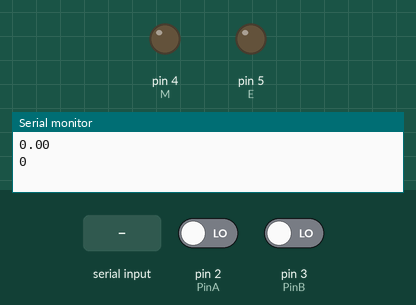
Recording of a sketch running on a simulated Arduino Uno, built with avr-gcc and run on an emulated ATmega328P. Shown: output pins drawn as LEDs (lit = HIGH), the last lines printed to the serial monitor. Inputs (shaded band) come from the test bench; at power-on: pin 2 (PinA) LOW, pin 3 (PinB) LOW.

Above: at 1.2 s.
1.3 s: "a" received over Serial
At 2.2 s:
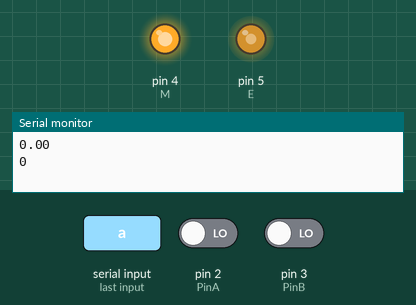
2.8 s: "b" received over Serial
At 3.3 s:
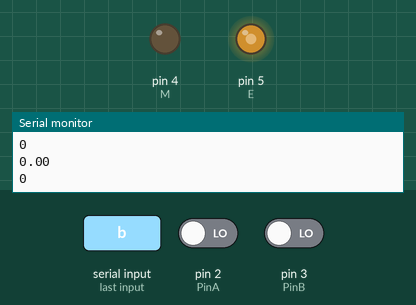
Timing chart, 0 to 5.8 s (numbered marks = the images above; inputs shaded):
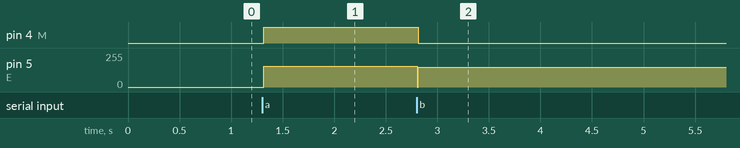

Measured:
- after the input at 1.3 s, pin 4 (M): LOW → HIGH at once; pin 5 (E): 0/255 → 156/255 at once
- after the input at 2.8 s, pin 4 (M): HIGH → LOW at once; pin 5 (E): 156/255 → 150/255 at once

The sketch:

motor.ino
```cpp
#define PinA 2 //数字端口2是Arduino的外部中断0的端口
#define PinB 3 //数字端口3是Arduino的外部中断1的端口

float PerRound = 1768; //减速比为34的电机ab相共同输出时1768次电平变换为一圈

int E =5; //连接小车电机的PWM控制端口到数字接口5
int M =4; //连接小车电机的dir控制端口到数字接口4

float PWM=150;//设置电机初始PWM功率值

int flag;   //暂存变量，用于Arduino接受Andriod手机的控制字符
long count = 0;  //定义编码器码盘计数值（此编码器转一圈发出334个脉冲）
float rpm = 0;    //每分钟(min)转速(r/min)
unsigned long time = 0, old_time = 0;// 时间标记

//初始化
void setup()
{
  Serial.begin(9600);    // 启动串口通信，波特率9600b/s
  pinMode(M, OUTPUT);   //直流电机驱动板的控制端口设置为输出模式
  pinMode(E, OUTPUT);
  pinMode(PinA,INPUT); //伺服电机编码器的OUTA和OUTB信号端设置为输入模式
  pinMode(PinB,INPUT);
  //定义外部中断的中断子程序Code(),中断触发为下跳沿触发
  //当编码器码盘的正交编码板OUTA脉冲信号发生下跳沿中断时，
  //将自动调用执行中断子程序Code()。
  attachInterrupt(0, Code,CHANGE);
  attachInterrupt(1, Code,CHANGE);
}
//对直流电机驱动板的使能端口和转向端口进行设置，以使小车
//执行前进、后退、左转、右转、停止和速度切换动作。
void advance()//小车前进
{
     digitalWrite(M,HIGH);
     analogWrite(E,PWM/24*25); //前进转的会慢一点，纠正误差
}
void back()//小车后退
{
     digitalWrite(M,LOW);
     analogWrite(E,PWM);
}

void Stop()//小车停止
{
     digitalWrite(E, LOW); //右电机停
}
//主程序
void loop()
{
  //如果Arduino控制器读缓冲区中存在Andriod手机下达的字符命令
  if (Serial.available()>0)
  {
      flag = Serial.read(); //读出Arduino控制器读缓冲区的字节
      delay(5);
      if(flag =='a')      //如果读出的字节为“前进”标志字符'a'
      {
         Stop();           //小车先暂停
         delay(10);
         advance();      //小车再前进
         count = 0; //恢复小车编码器初始计数状态
         old_time=  millis();
       }
       else if( flag =='b') //如果读出的字节为“后退”标志字符'b'
       {
         Stop();        //小车先暂停
         delay(10);
         back();           //小车再后退
         count = 0;  //恢复小车编码器初始计数状态
         old_time=  millis();
       }
      else if(flag=='m')
      {
        PWM=200;    //小车行驶速度切换为高速状态
        count = 0;  //恢复小车编码器初始计数状态
        old_time=millis();
      }
      else if(flag=='n')
      {
        PWM=150;   //小车行驶速度切换为低速状态
        count = 0;  //恢复小车编码器初始计数状态
        old_time=millis();
      }
      else if(flag=='s') //如果读出的字节为“停止”标志字符's'
      {
        Stop();        //小车停止
      }
    }

  time = millis();//以毫秒为单位，计算当前时间
  //计算出每0.5秒钟内，编码器码盘计得的脉冲数，
  if(abs(time - old_time) >= 1000) // 如果计时时间已达0.5秒
  {
    detachInterrupt(0); // 关闭外部中断0
    detachInterrupt(1);
     //此直流减速电机的编码器码盘为334个齿，减速比为34。
    //把编码器每0.5秒钟计得的脉冲数，换算为当前转速值的计算式
    rpm =(float)count/PerRound*60;
    Serial.println(rpm);
    Serial.println(count);
//根据刚刚调节后的小车电机PWM功率值，
//及时修正小车前进或者后退状态，以使小车走直线
    if(flag=='a')
    advance();
    if(flag=='b')
    back();
    count = 0;   //把脉冲计数值清零，以便计算下一个0.5秒的脉冲计数
    old_time=  millis();     // 记录每次0.5秒测速后的时间节点
    attachInterrupt(0, Code,CHANGE); // 重新开放外部中断0
    attachInterrupt(1, Code,CHANGE);
  }
}

//右侧电机编码器码盘计数中断子程序
void Code()
{
  count += 1; // 编码器码盘计数加一
}
```
